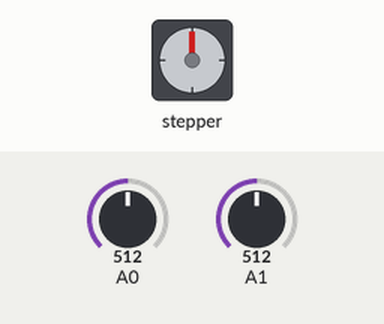
This sketch was run on a simulated Arduino Uno, built with avr-gcc and run on an emulated ATmega328P. Parts: stepper motor. The test bench sets the inputs (shaded band); at power-on: A0 = 512, A1 = 512. Stepper angles assume 200 steps per turn.

Above: at 1.2 s.
1.3 s: A0 set to 644
2.8 s: A0 set to 674
At 2.95 s:
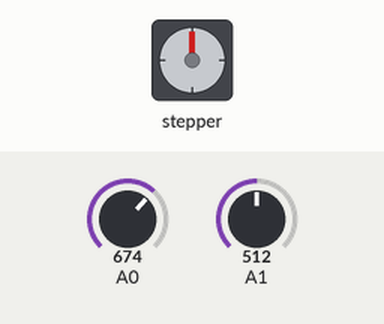
5.8 s: A1 set to 535
At 6.1 s:
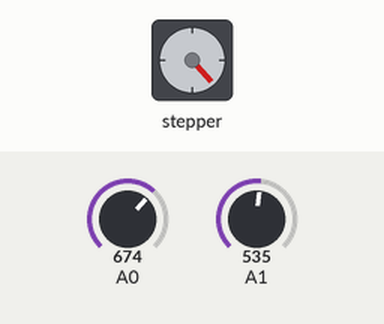
7.3 s: A1 set to 511
At 7.45 s:
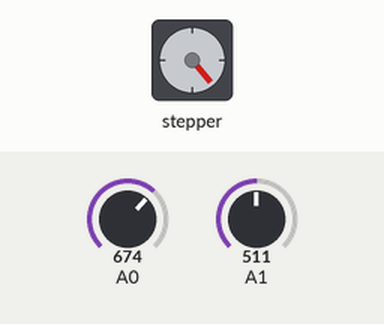
10.3 s: A0 set to 511
At 10.7 s:
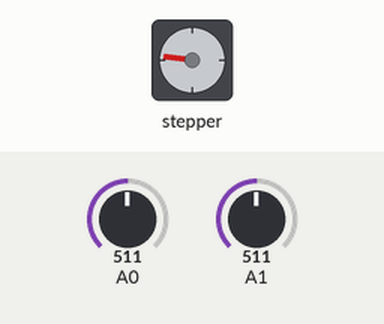
11.8 s: A1 set to 646
13.3 s: A1 set to 678
At 13.75 s:
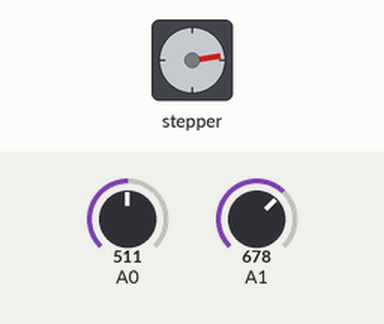
Timing chart, 0 to 17.3 s (numbered marks = the images above; inputs shaded):
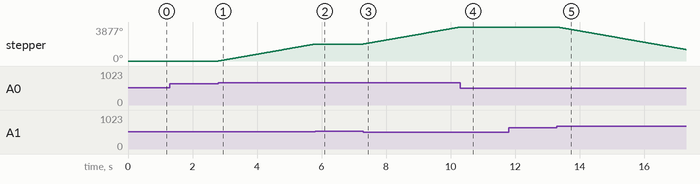

Measured:
- the behaviour switches between 662 and 663 on A0 (found by bisection; images 0 and 1)
- the behaviour switches between 523 and 524 on A1 (found by bisection; images 1 and 2)
- the behaviour switches between 661 and 662 on A1 (found by bisection; images 4 and 5)
- after the input at 1.3 s, every drawn part: stays the same
- after the input at 2.8 s, stepper: keeps turning clockwise at about 646°/s, starting at once
- after the input at 5.8 s, stepper: stops changing and stays 1938°
- after the input at 7.3 s, stepper: keeps turning clockwise at about 647°/s, starting at once
- after the input at 10.3 s, stepper: stops changing and stays 3877°
- after the input at 11.8 s, every drawn part: stays the same
- after the input at 13.3 s, stepper: keeps turning counter-clockwise at about 645°/s, starting at once

The sketch:

solar_tracker.ino
```cpp
#include <AccelStepper.h>


int sensorValue2;
int sensorValue1;
AccelStepper Motor1(1, 5, 4);            // pin 3 = step, pin 6 = direction

void setup() {
  Serial.begin(9600);
  Motor1.setMaxSpeed(400);
}


void stepperCheck(){
if(sensorValue1-150>sensorValue2){
  Motor1.setSpeed(400);
}
else if(sensorValue2-150>sensorValue1){
  Motor1.setSpeed(-400);
}
else{
 Motor1.setSpeed(0);
}
}


void loop() {
  // read the input on analog pin 0:
  stepperCheck();
  Motor1.runSpeed();
  sensorValue1 = analogRead(A0);
  sensorValue2 = analogRead(A1);

  // print out the value you read:
 /* Serial.print("Sensor1:");
  Serial.print(sensorValue1);
  Serial.print("--Sensor2:");
  Serial.println(sensorValue2);
*/
}
```
